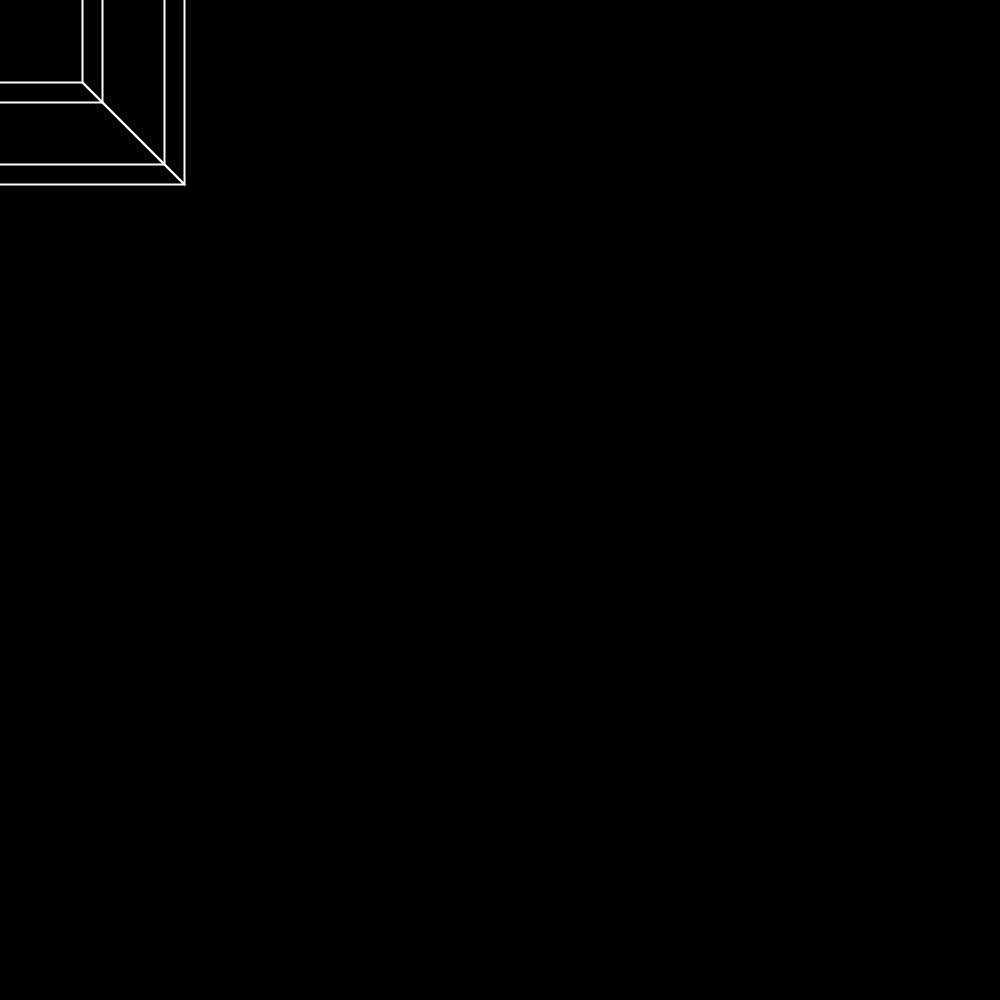
Frame 1 (no input)
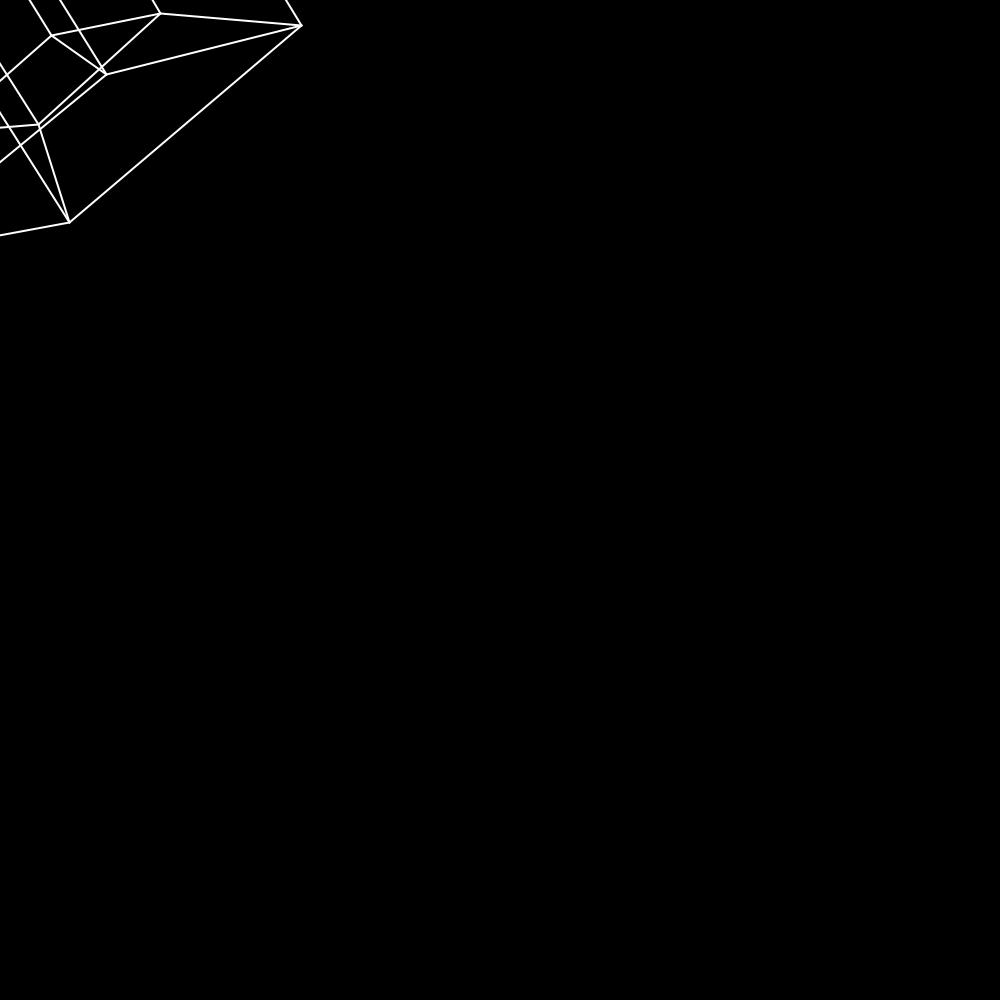
Frame 60 (the mouse pressed at the canvas centre just before this capture)
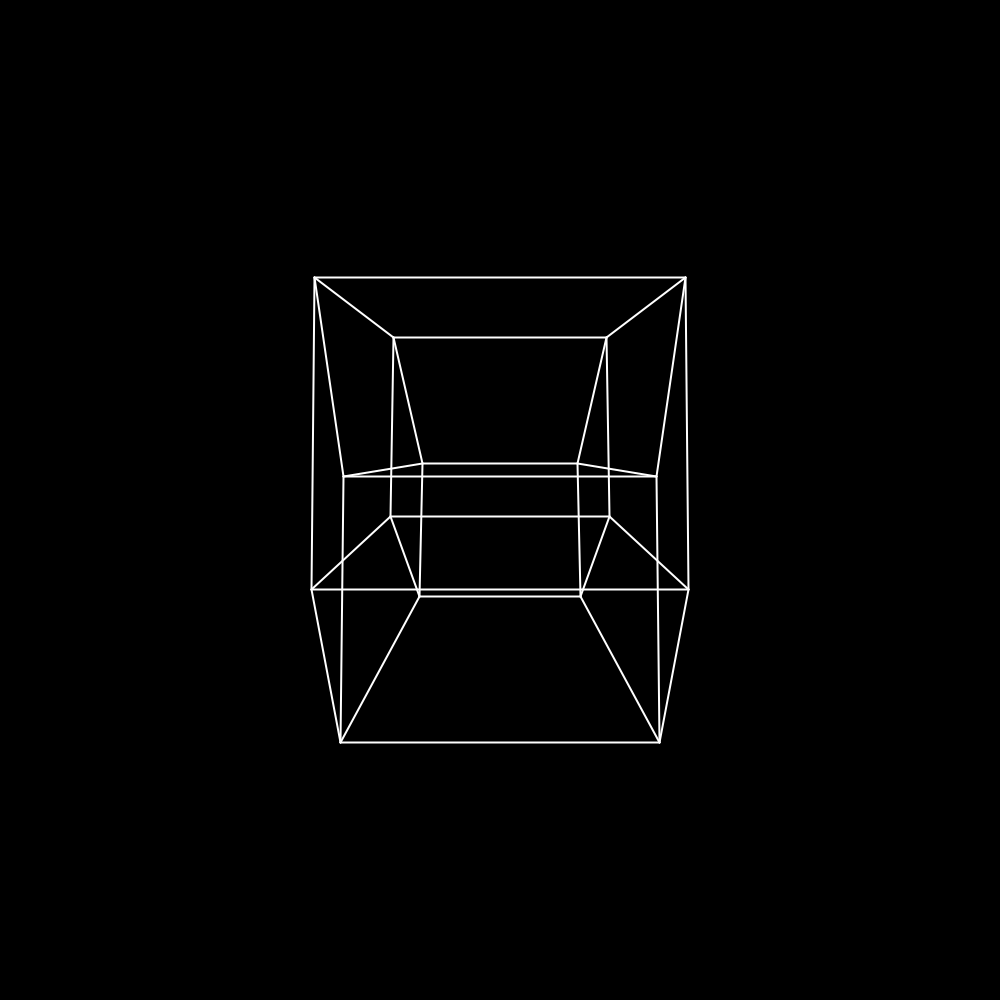
Frame 120 (the mouse held since frame 60 and released just before this capture)

The Processing sketch that drew these frames (run headless with seeded random() and noise(); from frame 60 on, the mouse is pressed at the canvas centre):

// Processing sketch: hypercube_processing
// ── hypercube_processing.pde
Tesseract tesseract;
 
void setup(){
  size(1000,1000);
  stroke(255);
  strokeWeight(2);
  //float w12=width/12.,w6=width/6.,h12=height/12.,h24=height/24.;
  int k=0;
  //buttonXY = new Toggle(w12+w6*k++,height-h24,w6,h12,"XY");
  //buttonXZ = new Toggle(w12+w6*k++,height-h24,w6,h12,"XZ");
  //buttonYZ = new Toggle(w12+w6*k++,height-h24,w6,h12,"YZ");
  //buttonXW = new Toggle(w12+w6*k++,height-h24,w6,h12,"XW");
  //buttonYW = new Toggle(w12+w6*k++,height-h24,w6,h12,"YW");
  //buttonZW = new Toggle(w12+w6*k++,height-h24,w6,h12,"ZW");
  tesseract = new Tesseract();
}
 
void draw(){
  background (0);
  pushMatrix();
   
  translate(mouseX, mouseY);
   
  tesseract.display();
  popMatrix();
   
  if (mouseX < 500) tesseract.turn(0,1,.01);
  if (mouseY < 500) tesseract.turn(0,2,.01);
  if (mouseY == 500 ) tesseract.turn(1,2,.01);
  if (mouseX > 500) tesseract.turn(0,3,.01);
  if (mouseY > 500) tesseract.turn(1,3,.01);
  if (mouseX == 500) tesseract.turn(2,3,.01);
}
 
void mousePressed(){

  tesseract = new Tesseract();
}
 
void mouseReleased(){

}
 
class Tesseract{
  float[][][] lines;
  float mouseX, mouseY, z, w, perspZ, perspW, size;
   
  Tesseract(){
    size=width/24;
    z=5;
    w=1;
    perspZ=4;
    perspW=1;
     
    float[][][] temp={
    {{1,1,1,1},{-1, 1, 1, 1}},
    {{1,1,1,1},{ 1,-1, 1, 1}},
    {{1,1,1,1},{ 1, 1,-1, 1}},
    {{1,1,1,1},{ 1, 1, 1,-1}},
     
    {{-1,-1,1,1},{ 1,-1, 1, 1}},
    {{-1,-1,1,1},{-1, 1, 1, 1}},
    {{-1,-1,1,1},{-1,-1,-1, 1}},
    {{-1,-1,1,1},{-1,-1, 1,-1}},
     
    {{-1,1,-1,1},{ 1, 1,-1, 1}},
    {{-1,1,-1,1},{-1,-1,-1, 1}},
    {{-1,1,-1,1},{-1, 1, 1, 1}},
    {{-1,1,-1,1},{-1, 1,-1,-1}},
     
    {{-1,1,1,-1},{ 1, 1, 1,-1}},
    {{-1,1,1,-1},{-1,-1, 1,-1}},
    {{-1,1,1,-1},{-1, 1,-1,-1}},
    {{-1,1,1,-1},{-1, 1, 1, 1}},
     
    {{1,-1,-1,1},{-1,-1,-1, 1}},
    {{1,-1,-1,1},{ 1, 1,-1, 1}},
    {{1,-1,-1,1},{ 1,-1, 1, 1}},
    {{1,-1,-1,1},{ 1,-1,-1,-1}},
     
    {{1,-1,1,-1},{-1,-1, 1,-1}},
    {{1,-1,1,-1},{ 1, 1, 1,-1}},
    {{1,-1,1,-1},{ 1,-1,-1,-1}},
    {{1,-1,1,-1},{ 1,-1, 1, 1}},
     
    {{1,1,-1,-1},{-1, 1,-1,-1}},
    {{1,1,-1,-1},{ 1,-1,-1,-1}},
    {{1,1,-1,-1},{ 1, 1, 1,-1}},
    {{1,1,-1,-1},{ 1, 1,-1, 1}},
     
    {{-1,-1,-1,-1},{ 1,-1,-1,-1}},
    {{-1,-1,-1,-1},{-1, 1,-1,-1}},
    {{-1,-1,-1,-1},{-1,-1, 1,-1}},
    {{-1,-1,-1,-1},{-1,-1,-1, 1}}};
     
    lines=temp;
  }
   
  void turn(int a, int b, float deg){
    float[] temp;
    for (int j=0; j<2; j++)
      for (int i=0; i<32; i++){
        temp=lines[i][j];
        lines[i][j][a]=temp[a]*cos(deg)+temp[b]*sin(deg);
        lines[i][j][b]=temp[b]*cos(deg)-temp[a]*sin(deg);
      }
  }
   
  void persp(float[][][] arr){
    for (int j=0; j<2; j++)
      for (int i=0; i<32; i++){
        arr[i][j][0]=arr[i][j][0]+(arr[i][j][0]+mouseX)*((arr[i][j][2]+z)/perspZ+(arr[i][j][3]+w)/perspW);
        arr[i][j][1]=arr[i][j][1]+(arr[i][j][1]+mouseY)*((arr[i][j][2]+z)/perspZ+(arr[i][j][3]+w)/perspW);
      }
  }
   
  void resize(float[][][] arr){
    for (int i=0; i<32; i++)
      for (int j=0; j<2; j++)
        for (int k=0; k<4; k++)
          arr[i][j][k]*=size;
  }
   
  void display(){
    float[][][] temp = new float[32][2][4];
    for (int i=0; i<32; i++)
      for (int j=0; j<2; j++)
        for (int k=0; k<4; k++)
          temp[i][j][k]=lines[i][j][k];
    persp(temp);
    resize(temp);
    for (int i=0; i<32; i++)
      line(temp[i][0][0],temp[i][0][1],temp[i][1][0],temp[i][1][1]);
  }
}
